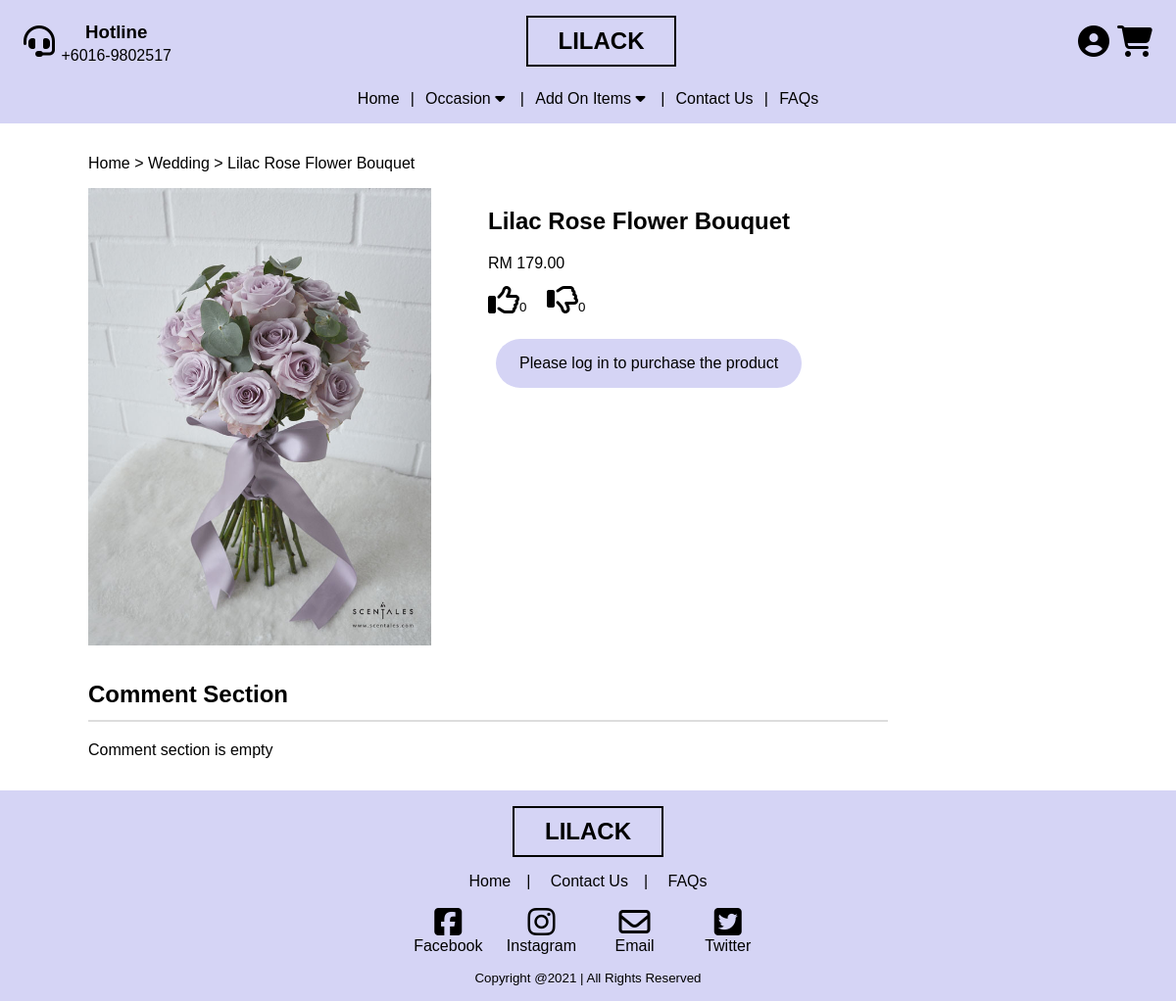
Screenshot of /19062942/singleProduct.php?productID=1 with the database file from the repository.
### tables this page shows
CREATE TABLE `Products` (
  `productID` int(8) PRIMARY KEY AUTO_INCREMENT NOT NULL,
  `productImage` text NOT NULL,
  `productName` varchar(255) NOT NULL,
  `productTypeID` int(8) NOT NULL,
  `productCategoryID` int(8) NOT NULL,
  `productPrice` double(10,2) NOT NULL,
  `forumID` int(8) NOT NULL UNIQUE,
  CONSTRAINT `productNameConstraint` UNIQUE (`productName`),
  CONSTRAINT `forumIDUnique` UNIQUE (`forumID`)
);

### 19062942/includes/dbController.php (called while the page is built)
<?php
class DBController{
    private $servername = "localhost";
    private $user = "ck";
    private $pass = "ck";
    private $databaseName = "19062942";
    private $conn;
    function __construct() {
		$this->conn = $this->connectDB();
	}
	function connectDB() {
		$conn = mysqli_connect($this->servername,$this->user,$this->pass,$this->databaseName);
		return $conn;
	}
    function getConn(){
        return $this->conn;
    }
}
?>

### 19062942/layouts/singleProductDetails.php (the view, shortened to what this page needs)
<?php
    require_once "includes/dbController.php";
    $db_handler = new DBController();
    echo "<div class='productFlex'>";
    $query = $db_handler->getConn()->prepare("SELECT * FROM products WHERE productID = ?");
    $query->bind_param('s', $productID);
    $query->execute();
    $result = $query->get_result();
    while ($row = $result->fetch_assoc()){
        echo "<div class='productImageContainer'>";
            echo "<img src='$row[productImage]' alt='$row[productName]' class='singleProductImage'>";
        echo "</div>";
        echo "<div class='productDetails'>";
        echo "<h2>" . $row['productName'] . "</h2>";
        echo "<span class='price'>RM " . number_format($row['productPrice'],2) . "</span>";
    }
        echo" <form action='includes/productLikeDislikeInc.php?productID=$productID'  class='likeDislikeForm' method='post'>" ?>
            <div class="likeContainer">
                <button type="submit" name="like" value="like">
                    <?php
                        $action = checkRating();
                        if ($action == "like"){ ?>
                            <i class="far fa-thumbs-up icon" style="color: blue;"></i>
                        <?php }
                        else{
                            echo "<i class='far fa-thumbs-up icon'></i>";
                        }
                    ?>
                </button>
            </div>
            <div class="dislikeContainer">
                <button type="submit" name="dislike" value="dislike">
                    <?php
                        $action = checkRating();
                        if ($action == "dislike"){ ?>
                            <i class="far fa-thumbs-down icon" style="color: blue;"></i>
                        <?php }
                        else{
                            echo "<i class='far fa-thumbs-down icon'></i>";
                        }
                    ?>
                </button>
            </div>
        </form>
        <?php
        if (isset($_SESSION['userRoleID'])){
            echo "<form action='includes/shoppingCartInc.php?productID=$productID' method='post'>";
            ?>
            <span>Quantity: </span>
            <input type="number" name="productQuantity" value="1" min="1" style="max-width: 50px;"><br><br>
            <button type="submit" name="addToCart" class="productDetailsBtn">
                <i class="fas fa-shopping-cart icon"></i>
                <span>Add to Cart</span>
            </button>
            </form>
        <?php
            if (isset($_SESSION['addedToCartMessage'])){
                echo $_SESSION['addedToCartMessage'];
                unset($_SESSION['addedToCartMessage']);
            }
            else if (isset($_SESSION['failedAddCartMessage'])){
                echo $_SESSION['failedAddCartMessage'];
                unset($_SESSION['failedAddCartMessage']);
            }
        } else{
            echo "<a href='login.php' class='productDetailsBtn'>Please log in to purchase the product</a>";
        }
        ?>
    </div>
</div>

### 19062942/singleProduct.php (shortened to what this page needs)
<?php
require_once "includes/productLikeDislikeInc.php";
require_once "includes/dbController.php";
$productID = $_GET['productID'];
?>
<html lang="en">
<head>
    <link rel="stylesheet" href="css/breadCrumb.css" />
    <link rel="stylesheet" href="css/singleProductPage.css" />
</head>
<body>
    <?php require_once "layouts/header.php" ?>
    <main>
        <section class="container">
            <div class="breadcrumbTrail">
                <ul>
                    <li><a href="index.php">Home</a></li>
                    <li><a href="wedding.php">Wedding</a></li>
                    <?php
                        $query = $db_handler->getConn()->prepare("SELECT * FROM products WHERE productID= ?");
                        $query->bind_param("d", $productID);
                        $query->execute();
                        $result = $query->get_result();
                        $product_array= $result->fetch_assoc();
                        echo "<li><a href='#'>$product_array[productName]</a></li>";
                    ?>
                </ul>
            </div>
        </section>
        <section class="container">
            <?php require_once "layouts/singleProductDetails.php"; ?>
        </section>
        <section class="container">
            <?php require_once "layouts/commentSection.php"; ?>
        </section>
    </main>
    <?php require_once "layouts/footer.php" ?>
</body>
</html>

### 19062942/css/breadCrumb.css (style rules this page uses)
.breadCrumbTrail li { display: inline-block; }
.breadCrumbTrail li::after { content: " > "; }
.breadCrumbTrail li:last-child::after { content: none; }

### 19062942/css/singleProductPage.css (style rules this page uses)
.singleProductImage { width: 100%; max-width: 350px; }
.productFlex { display: flex; flex-direction: row; }
.productImageContainer { flex-basis: 40%; padding-right: 0.25em; }
.productDetails { flex-basis: 60%; }
.price { display: block; margin-bottom: 0.75em; }
.likeDislikeForm * { display: inline-block; }
.likeDislikeForm .likeContainer { padding-right: 1em; }
.productDetailsBtn { background-color: var(--clr-primary); padding: 1em 1.5em; border-radius: 2.5vmin; display: inline-flex; align-items: center; justify-content: center; gap: 0.5em; margin: 0.5em; }

### 19062942/css/general.css (style rules this page uses)
:root { --clr-black: #000; --clr-gray: #555; --clr-primary: #d5d4f5; --clr-secondary: #E9E9FA; --clr-tertiary: #9900cc; --clr-background: #faf4fc; }
*, *::before, *::after { box-sizing: border-box; scroll-behavior: smooth; }
html { scroll-behavior: smooth; }
body { margin: 0; padding: 0; background: var(--clr-secobackgroundndary); font-family: sans-serif; }
ul { list-style-type: none; margin: 0; padding: 0; }
a { text-decoration: none; color: var(--clr-black); cursor: pointer; }
main { padding-block: 1.5em; }
section { padding: 0.5em 0 0.5em; }
.container { width: 85%; margin: 0 auto; }
.icon { font-size: 2rem; }
button { margin: 0; padding: 0; outline: none; border: none; background-color: transparent; cursor: pointer; }

### rows the page displays
products: productName "Lilac Rose Flower Bouquet", productImage+productName (picture), productPrice "179.00"

### other values shown
$rowCount "0"
